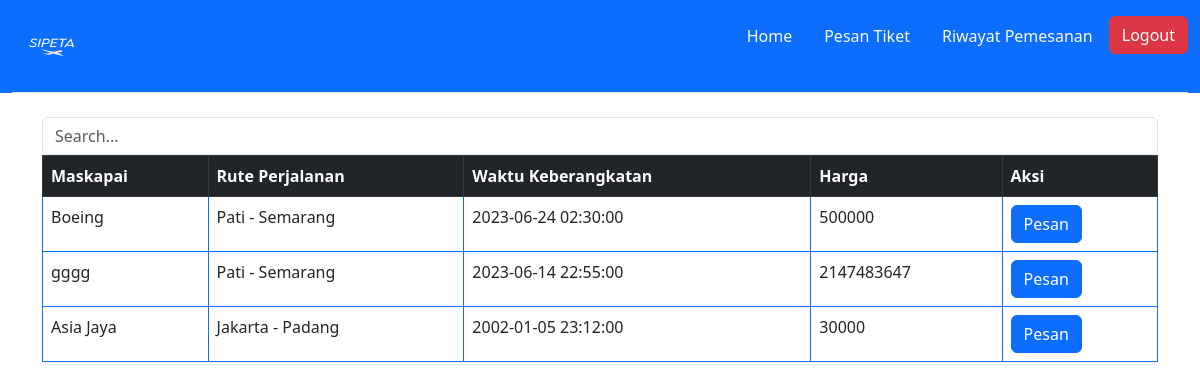
Screenshot of /customer/pesan.php with the database file from the repository.
### tables this page shows
CREATE TABLE `pesanan_tiket` (
  `id_pwt` int(11) NOT NULL,
  `nama_pwt` text NOT NULL,
  `kota_brkt` text NOT NULL,
  `tujuan` text NOT NULL,
  `tgl_brkt` date NOT NULL,
  `jam_brkt` time NOT NULL,
  `harga_tiket` int(11) NOT NULL
);

### customer/pesan.php (the view, shortened to what this page needs)
<!DOCTYPE html>
<html lang="en">
<head>
    <link href="https://cdn.jsdelivr.net/npm/bootstrap@5.3.0/dist/css/bootstrap.min.css" rel="stylesheet">
</head>
<body>
    <div class="container-fluid bg-primary" style="width: 100%;">
        <header class="d-flex flex-wrap justify-content-center py-3 mb-4 border-bottom">
            <a href="/" class="d-flex align-items-center mb-3 mb-md-0 me-md-auto link-body-emphasis text-decoration-none">
                <img src="../assets/logo.png" alt="Logo" width="80" height="60" class="bi me-0 d-inline-block align-text-top">
            </a>
            <ul class="nav nav-pills">
                <li class="nav-item">
                    <a href="home.php" class="nav-link text-light">Home</a>
                </li>
                <li class="nav-item">
                    <a href="pesan.php" class="nav-link text-light">Pesan Tiket</a>
                </li>
                <li class="nav-item">
                    <a href="riwayat.php" class="nav-link text-light">Riwayat Pemesanan</a>
                </li>
                <li class="nav-item">
                    <a href="../logout.php" class="btn btn-danger">Logout</a>
                </li>
            </ul>
        </header>
    </div>
    <div class="container">
        <div class="row">
            <div class="col">
                <form role="search" method="POST" action="pesan.php">
                    <input type="search" class="form-control" placeholder="Search..." aria-label="Search" name="search">
                </form>
            </div>
        </div>
    </div>
    <div class="container">
        <div class="row">
            <div class="col">
                <table class="table p-3 table-bordered border-primary">
                    <thead class="table-dark">
                        <tr>
                            <th scope="col">Maskapai</th>
                            <th scope="col">Rute Perjalanan</th>
                            <th scope="col">Waktu Keberangkatan</th>
                            <th scope="col">Harga</th>
                            <th scope="col">Aksi</th>
                        </tr>
                    </thead>
                    <tbody>
                        <?php
                        require_once "../connection/conn.php";
                        if (isset($_POST['search'])) {
                            $kata_kunci = $_POST['search'];
                            $query = "SELECT * FROM pesanan_tiket WHERE nama_pwt LIKE '%$kata_kunci%' OR kota_brkt
                            LIKE '%$kata_kunci%' OR tujuan LIKE '%$kata_kunci%'";
                            $queryCreated = mysqli_query($conn, $query);
                            $hasil = array();
                            $number = 0;
                            while ($data = mysqli_fetch_assoc($queryCreated)) {
                                array_push($hasil, $data);
                                $number++;
                            }
                            foreach ($hasil as $data) {
                        ?>
                                <tr class="bg-white">
                                    <td><?= $data["nama_pwt"]; ?></td>
                                    <td><?= $data["kota_brkt"]; ?> - <?= $data["tujuan"]; ?></td>
                                    <td><?= $data["tgl_brkt"]; ?> <?= $data["jam_brkt"]; ?></td>
                                    <td><?= $data["harga_tiket"]; ?></td>
                                    <td class="action">
                                        <a href="transaksi.php?id=<?php echo $data["id_pwt"] ?>" class="btn btn-primary">Pesan</a>
                                    </td>
                                </tr>
                                <?php
                            }
                        } else {
                            $queryShow = "SELECT * FROM pesanan_tiket ORDER BY id_pwt ASC";
                            $show = mysqli_query($conn, $queryShow);
                            if (mysqli_num_rows($show) > 0) {
                                while ($data = mysqli_fetch_assoc($show)) {
                                ?>
                                    <tr class="bg-white">
                                        <td><?= $data["nama_pwt"]; ?></td>
                                        <td><?= $data["kota_brkt"]; ?> - <?= $data["tujuan"]; ?></td>
                                        <td><?= $data["tgl_brkt"]; ?> <?= $data["jam_brkt"]; ?></td>
                                        <td><?= $data["harga_tiket"]; ?></td>
                                        <td class="action">
                                            <a href="transaksi.php?id=<?php echo $data["id_pwt"] ?>" class="btn btn-primary">Pesan</a>
                                        </td>
                                    </tr>
                                <?php
                                }
                            } else {
                                ?>
                                <tr class="bg-white">
                                    <td colspan="4" align="center">Tidak ada maskapai</td>
                                </tr>
                        <?php
                            }
                        }
                        ?>
                    </tbody>
                </table>
            </div>
        </div>
    </div>
</body>
</html>

### rows the page displays
pesanan_tiket: nama_pwt "Boeing", kota_brkt "Pati", tujuan "Semarang", tgl_brkt "2023-06-24", jam_brkt "02:30:00", harga_tiket "500000"
pesanan_tiket: nama_pwt "gggg", kota_brkt "Pati", tujuan "Semarang", tgl_brkt "2023-06-14", jam_brkt "22:55:00", harga_tiket "2147483647"
pesanan_tiket: nama_pwt "Asia Jaya", kota_brkt "Jakarta", tujuan "Padang", tgl_brkt "2002-01-05", jam_brkt "23:12:00", harga_tiket "30000"
